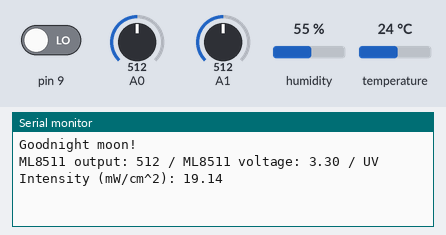
The sketch below on a simulated Arduino Uno, built with avr-gcc and run on an emulated ATmega328P. On the bench: the last lines printed to the serial monitor. The inputs (shaded band) are chosen by the test bench; at power-on: humidity 55 %, pin 9 LOW, A0 = 512, A1 = 512, temperature 24 °C.

Above: at 1.2 s.
1.3 s: humidity set to 22 %
At 2.5 s:
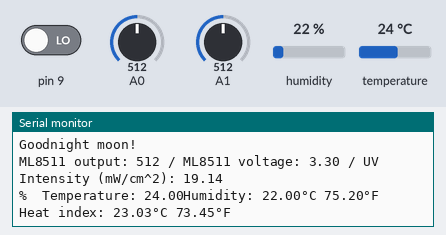
6.0 s: pin 9 driven HIGH
8.7 s: pin 9 driven LOW
10.8 s: A0 set to 716
At 12.2 s:
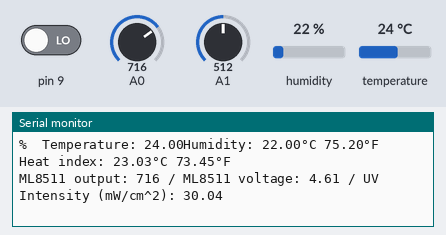
12.3 s: A1 set to 716
13.8 s: temperature set to 12 °C
At 15.5 s:
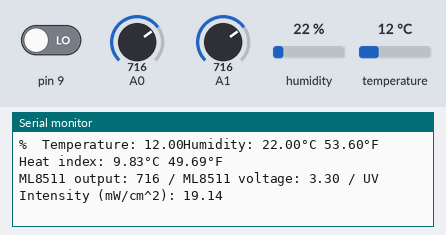

The sketch:

index.ino
```cpp
#include "DHT.h"
#include <SoftwareSerial.h>

#define TIMER 600000
#define UV_OUT A0
#define REF_3V3 A1
#define DHTPIN 2
#define DHTTYPE DHT22

DHT dht(DHTPIN, DHTTYPE);
SoftwareSerial mySerial(10, 11); // RX, TX

const float mmPerPulse = 0.0058823529;

float mmTotal = 0;

int preStatus = 0;

unsigned long tempMillis = 0;

unsigned long startTime = 0;

unsigned long endTime = 0;

int first = 0;

int count = 1;

void displayTime(unsigned long);

void setup() {
  pinMode(9, INPUT);
  Serial.begin(9600);
  dht.begin();

  while (!Serial) {
  }
  Serial.println("Goodnight moon!");
  mySerial.begin(115200);
}

void loop() {
  // Start ML8511
  int uv_Level = analogRead_average(UV_OUT);
  int ref_Level = analogRead_average(REF_3V3);

  float output_Voltage = 3.3 / ref_Level * uv_Level;
  float uvIntensity = mapfloat(output_Voltage, 0.99, 2.8, 0.0, 15.0); //Convert the voltage to a UV intensity level -numbers from datasheet-

  Serial.print("ML8511 output: ");
  Serial.print(uv_Level);

  Serial.print(" / ML8511 voltage: ");
  Serial.print(output_Voltage);

  Serial.print(" / UV Intensity (mW/cm^2): ");
  Serial.print(uvIntensity);

  Serial.println();
  // End ML8511

  /* Start DHT22*/
  delay(2000);

  float h = dht.readHumidity();
  // Read temperature as Celsius (the default)
  float t = dht.readTemperature();
  // Read temperature as Fahrenheit (isFahrenheit = true)
  float f = dht.readTemperature(true);

  // Check if any reads failed and exit early (to try again).
  if (isnan(h) || isnan(t) || isnan(f)) {
    Serial.println(F("Failed to read from DHT sensor!"));
    return;
  }

  // Compute heat index in Fahrenheit (the default)
  float hif = dht.computeHeatIndex(f, h);
  // Compute heat index in Celsius (isFahreheit = false)
  float hic = dht.computeHeatIndex(t, h, false);

  Serial.print(F("%  Temperature: "));
  Serial.print(t);
  Serial.print(F("Humidity: "));
  Serial.print(h);
  Serial.print(F("°C "));
  Serial.print(f);
  Serial.print(F("°F  Heat index: "));
  Serial.print(hic);
  Serial.print(F("°C "));
  Serial.print(hif);
  Serial.println(F("°F"));
  /* End DHT22*/
  uart(String(uvIntensity), String(t), String(h), String(hic), String(hif));
  // Start Rain
  int sensor = digitalRead(9);
  String jsonRain;
  if (first == 0) {
    preStatus = sensor;
    first += 1;
  }
  if (sensor != preStatus) {
    // send message to esp32, starting to rain.
    tempMillis = millis();
    mmTotal = mmTotal + mmPerPulse;
    uartRain(String(mmTotal), String(count));
    if (mmTotal - mmPerPulse == 0) {
      startTime = millis();
      // send message to esp32, starting to rain
      Serial.println("Send Message to ESP32, STARTING TO RAIN.....");
    } else {
      // send current mmTotal
      Serial.print("Send current total mm rain: ");
      Serial.println(mmTotal);
    }

    preStatus = sensor;
  } else {
    delay(500);

    if (millis() > tempMillis + TIMER && startTime != 0) {
      // if after 10m mmTotal don't change, send message to esp32, rain end
      displayTime(tempMillis - startTime + 1000);

      Serial.println("Send Message to esp32 end");

      startTime = 0;

      mmTotal = 0;

      uartRain(String(mmTotal), String(count));
      tempMillis = millis();
      count += 1;
    }
  }
}
void uartRain(String rain, String rainId) {
  String  jsonRain = "{\"rain\":" + rain
                     + ", \"rainId\" : " + rainId
                     + "}";
  mySerial.println(jsonRain);
  mySerial.flush();
}

void uart(String uv, String temperature, String humidity, String hic, String hif)
{
  String json =  "{\"temperature\" : " + temperature
                 + ", \"humidity\" : " + humidity
                 + ",\"hic\":" + hic
                 + ",\"hif\":" + hif
                 + ",\"uv\":" + uv
                 + "}";
  mySerial.println(json);
  mySerial.flush();
}

void displayTime(unsigned long time_millis)
{
  Serial.print("Time: ");
  Serial.print(time_millis / 1000);
  Serial.println("s.");
}

int analogRead_average(int pinToRead)
{
  int NumberOfSamples = 8;
  int runningValue = 0;

  for (int x = 0; x < NumberOfSamples; x++)
    runningValue += analogRead(pinToRead);
  runningValue /= NumberOfSamples;

  return (runningValue);
}

float mapfloat(float x, float in_min, float in_max, float out_min, float out_max)
{
  return (x - in_min) * (out_max - out_min) / (in_max - in_min) + out_min;
}
```

Measured:
- after the input at 1.3 s, the serial monitor: prints a new line after 0.73 s (image 1)
- after the input at 10.8 s, the serial monitor: prints a new line after 1.1 s (image 2)
- after the input at 13.8 s, the serial monitor: prints a new line after 0.15 s (image 3)
